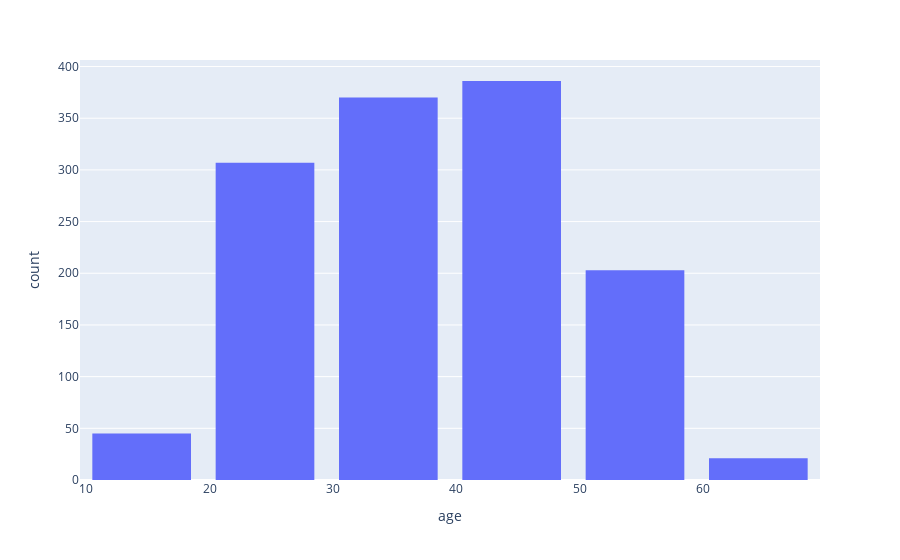
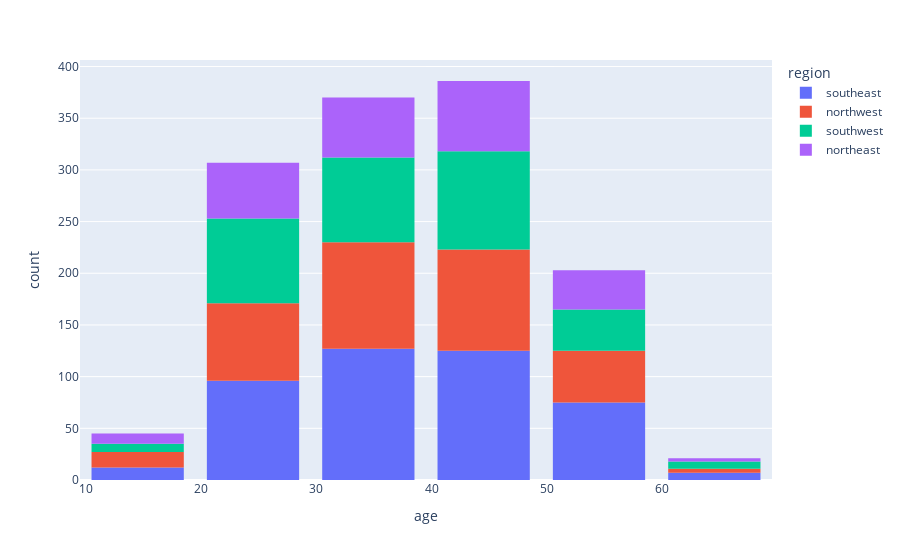
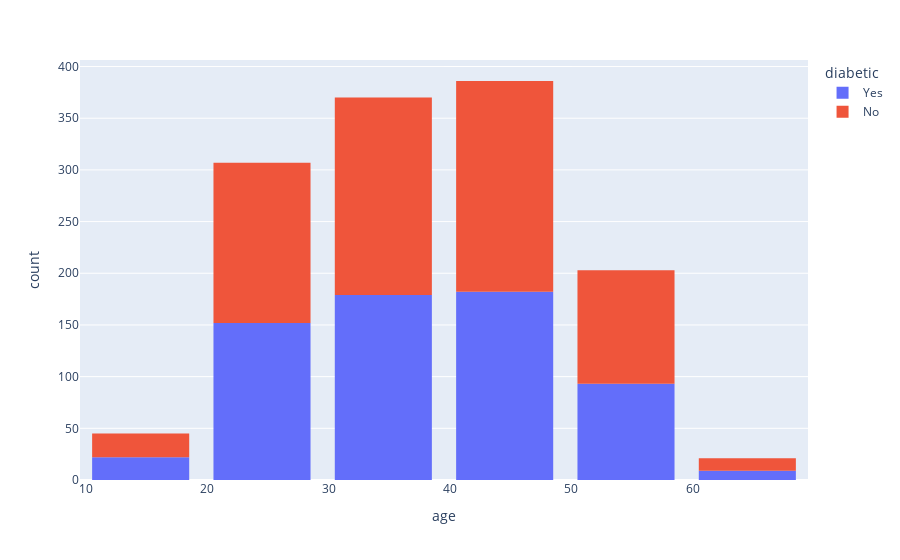
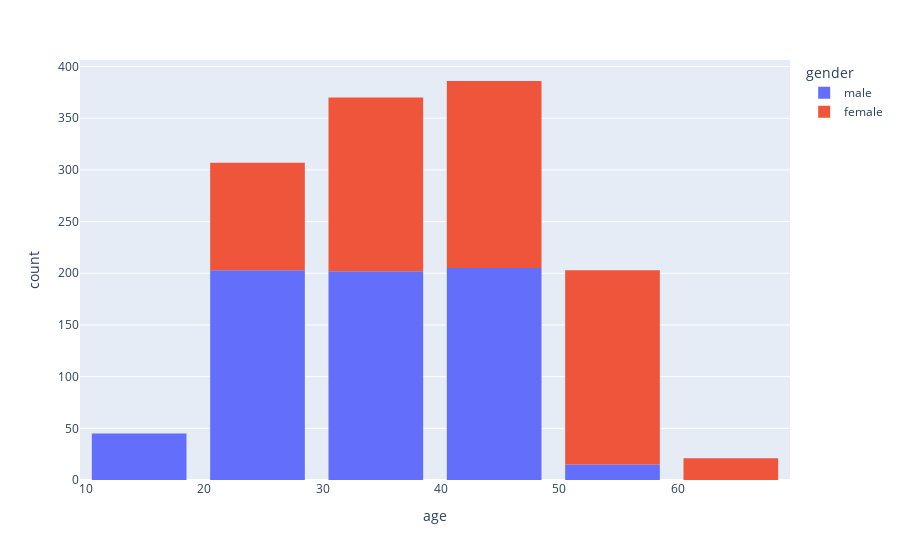

The code cell stored with these charts, in order, in its notebook:
### Code cell
#Data Exploration

import plotly.express as px

fig = px.histogram(df2, x = 'age', nbins=5)
fig.update_layout(bargap=0.2)
fig.show()

fig = px.histogram(df2, x = 'age', nbins=5, color='region') #Regions are evenly distributed
fig.update_layout(bargap=0.2)
fig.show()

fig = px.histogram(df2, x = 'age', nbins=5, color='diabetic') #Diabetic
fig.update_layout(bargap=0.2)
fig.show()

fig = px.histogram(df2, x = 'age', nbins=5, color='gender') #Only males under 10, A lot of Females over 50
fig.update_layout(bargap=0.2)
fig.show()

### Figure 1 — Plotly figure (JSON) as saved in the notebook; plotly's stock layout.template omitted (floating-point values rounded to 4 significant figures; data arrays with more than 128 entries replaced by an {"elided": "..."} marker saying what was removed)
{"data": [{"alignmentgroup": "True", "bingroup": "x", "hovertemplate": "age=%{x}<br>count=%{y}<extra></extra>", "legendgroup": "", "marker": {"color": "#636efa", "pattern": {"shape": ""}}, "name": "", "nbinsx": 5, "offsetgroup": "", "orientation": "v", "showlegend": false, "type": "histogram", "x": {"elided": "1332 int values"}, "xaxis": "x", "yaxis": "y"}], "layout": {"bargap": 0.2, "barmode": "relative", "legend": {"tracegroupgap": 0}, "margin": {"t": 60}, "xaxis": {"anchor": "y", "domain": [0, 1], "title": {"text": "age"}}, "yaxis": {"anchor": "x", "domain": [0, 1], "title": {"text": "count"}}}}

### Figure 2 — Plotly figure (JSON) as saved in the notebook; plotly's stock layout.template omitted (floating-point values rounded to 4 significant figures; data arrays with more than 128 entries replaced by an {"elided": "..."} marker saying what was removed)
{"data": [{"alignmentgroup": "True", "bingroup": "x", "hovertemplate": "region=southeast<br>age=%{x}<br>count=%{y}<extra></extra>", "legendgroup": "southeast", "marker": {"color": "#636efa", "pattern": {"shape": ""}}, "name": "southeast", "nbinsx": 5, "offsetgroup": "southeast", "orientation": "v", "showlegend": true, "type": "histogram", "x": {"elided": "442 int values"}, "xaxis": "x", "yaxis": "y"}, {"alignmentgroup": "True", "bingroup": "x", "hovertemplate": "region=northwest<br>age=%{x}<br>count=%{y}<extra></extra>", "legendgroup": "northwest", "marker": {"color": "#EF553B", "pattern": {"shape": ""}}, "name": "northwest", "nbinsx": 5, "offsetgroup": "northwest", "orientation": "v", "showlegend": true, "type": "histogram", "x": {"elided": "345 int values"}, "xaxis": "x", "yaxis": "y"}, {"alignmentgroup": "True", "bingroup": "x", "hovertemplate": "region=southwest<br>age=%{x}<br>count=%{y}<extra></extra>", "legendgroup": "southwest", "marker": {"color": "#00cc96", "pattern": {"shape": ""}}, "name": "southwest", "nbinsx": 5, "offsetgroup": "southwest", "orientation": "v", "showlegend": true, "type": "histogram", "x": {"elided": "314 int values"}, "xaxis": "x", "yaxis": "y"}, {"alignmentgroup": "True", "bingroup": "x", "hovertemplate": "region=northeast<br>age=%{x}<br>count=%{y}<extra></extra>", "legendgroup": "northeast", "marker": {"color": "#ab63fa", "pattern": {"shape": ""}}, "name": "northeast", "nbinsx": 5, "offsetgroup": "northeast", "orientation": "v", "showlegend": true, "type": "histogram", "x": {"elided": "231 int values"}, "xaxis": "x", "yaxis": "y"}], "layout": {"bargap": 0.2, "barmode": "relative", "legend": {"title": {"text": "region"}, "tracegroupgap": 0}, "margin": {"t": 60}, "xaxis": {"anchor": "y", "domain": [0, 1], "title": {"text": "age"}}, "yaxis": {"anchor": "x", "domain": [0, 1], "title": {"text": "count"}}}}

### Figure 3 — Plotly figure (JSON) as saved in the notebook; plotly's stock layout.template omitted (floating-point values rounded to 4 significant figures; data arrays with more than 128 entries replaced by an {"elided": "..."} marker saying what was removed)
{"data": [{"alignmentgroup": "True", "bingroup": "x", "hovertemplate": "diabetic=Yes<br>age=%{x}<br>count=%{y}<extra></extra>", "legendgroup": "Yes", "marker": {"color": "#636efa", "pattern": {"shape": ""}}, "name": "Yes", "nbinsx": 5, "offsetgroup": "Yes", "orientation": "v", "showlegend": true, "type": "histogram", "x": {"elided": "637 int values"}, "xaxis": "x", "yaxis": "y"}, {"alignmentgroup": "True", "bingroup": "x", "hovertemplate": "diabetic=No<br>age=%{x}<br>count=%{y}<extra></extra>", "legendgroup": "No", "marker": {"color": "#EF553B", "pattern": {"shape": ""}}, "name": "No", "nbinsx": 5, "offsetgroup": "No", "orientation": "v", "showlegend": true, "type": "histogram", "x": {"elided": "695 int values"}, "xaxis": "x", "yaxis": "y"}], "layout": {"bargap": 0.2, "barmode": "relative", "legend": {"title": {"text": "diabetic"}, "tracegroupgap": 0}, "margin": {"t": 60}, "xaxis": {"anchor": "y", "domain": [0, 1], "title": {"text": "age"}}, "yaxis": {"anchor": "x", "domain": [0, 1], "title": {"text": "count"}}}}

### Figure 4 — Plotly figure (JSON) as saved in the notebook; plotly's stock layout.template omitted (floating-point values rounded to 4 significant figures; data arrays with more than 128 entries replaced by an {"elided": "..."} marker saying what was removed)
{"data": [{"alignmentgroup": "True", "bingroup": "x", "hovertemplate": "gender=male<br>age=%{x}<br>count=%{y}<extra></extra>", "legendgroup": "male", "marker": {"color": "#636efa", "pattern": {"shape": ""}}, "name": "male", "nbinsx": 5, "offsetgroup": "male", "orientation": "v", "showlegend": true, "type": "histogram", "x": {"elided": "670 int values"}, "xaxis": "x", "yaxis": "y"}, {"alignmentgroup": "True", "bingroup": "x", "hovertemplate": "gender=female<br>age=%{x}<br>count=%{y}<extra></extra>", "legendgroup": "female", "marker": {"color": "#EF553B", "pattern": {"shape": ""}}, "name": "female", "nbinsx": 5, "offsetgroup": "female", "orientation": "v", "showlegend": true, "type": "histogram", "x": {"elided": "662 int values"}, "xaxis": "x", "yaxis": "y"}], "layout": {"bargap": 0.2, "barmode": "relative", "legend": {"title": {"text": "gender"}, "tracegroupgap": 0}, "margin": {"t": 60}, "xaxis": {"anchor": "y", "domain": [0, 1], "title": {"text": "age"}}, "yaxis": {"anchor": "x", "domain": [0, 1], "title": {"text": "count"}}}}
